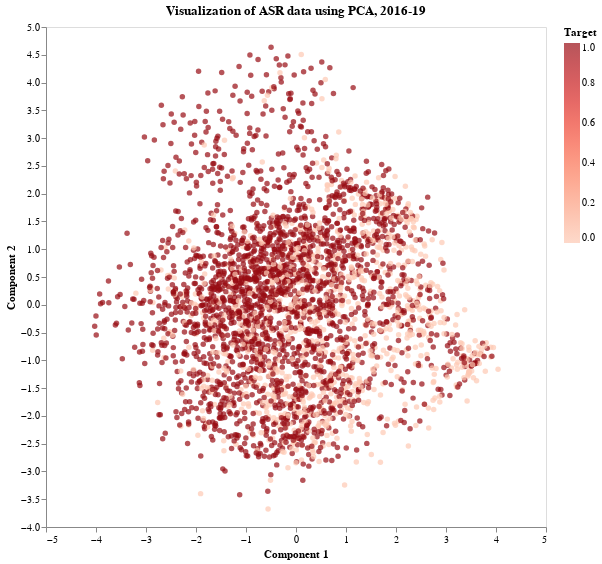

Notebook code for this chart:
### Code cell
# Set params for viz
params = {}
params["dataset"] = "Annual Survey of Refugees"
params["year"] = "2016-19"
params["indicator"] = "t_resettlement"

# PCA visualization with two components
params["method"] = "PCA"
viz_reduction(add_info_to_reduced(X_pca, pre_df), params)

### Figure 1 — Vega-Lite specification as saved in the notebook (floating-point values rounded to 4 significant figures; data arrays with more than 128 entries replaced by an {"elided": "..."} marker saying what was removed)
{"config": {"view": {"continuousWidth": 300, "continuousHeight": 300}, "axis": {"grid": false}}, "data": {"name": "data-5b25a41b382ce0ff7812bade43de3665"}, "mark": {"type": "circle"}, "encoding": {"color": {"field": "Target", "scale": {"scheme": "reds"}, "type": "quantitative"}, "x": {"field": "0", "title": "Component 1", "type": "quantitative"}, "y": {"field": "1", "title": "Component 2", "type": "quantitative"}}, "height": 500, "title": "Visualization of ASR data using PCA, 2016-19", "width": 500, "$schema": "https://vega.github.io/schema/vega-lite/v5.16.3.json", "datasets": {"data-5b25a41b382ce0ff7812bade43de3665": {"elided": "3223 records"}}}
